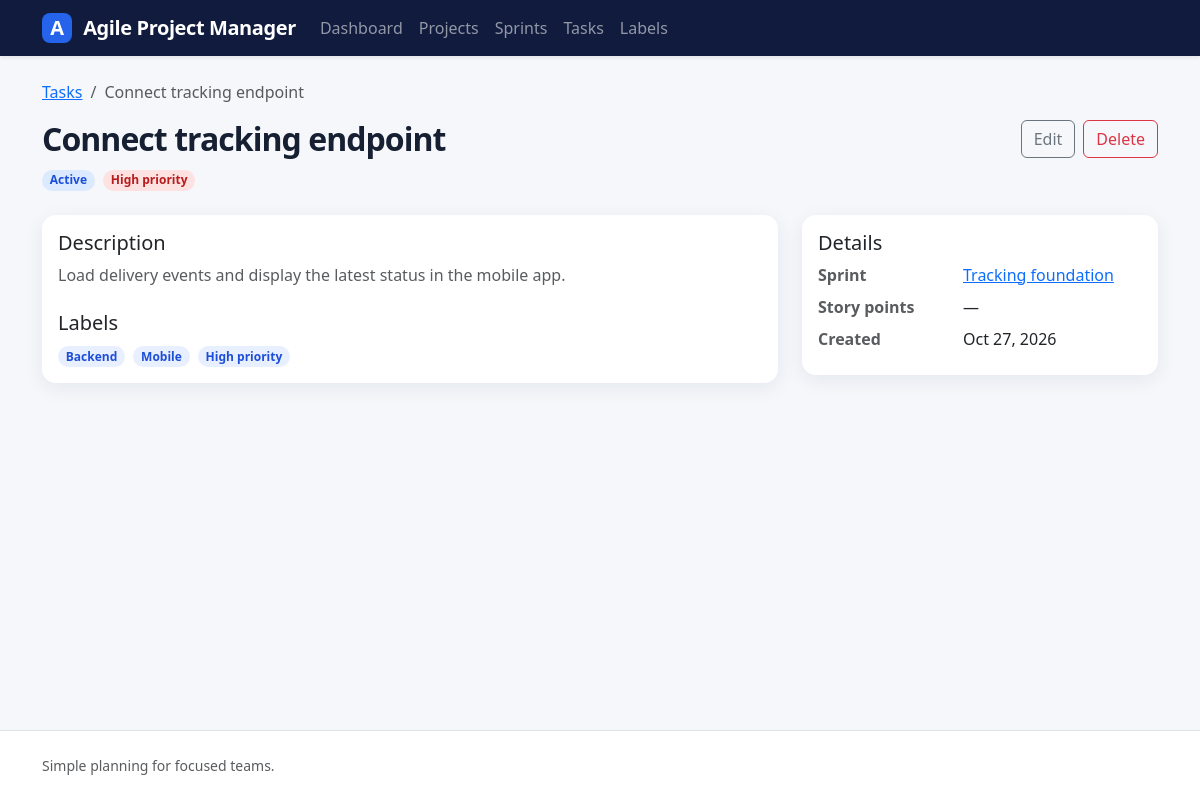
Page /tasks/7/ on the committed database.
### tasks/models.py (models this page shows, shortened)
class Task(models.Model):
    class PriorityChoices(models.TextChoices):
        LOW = 'LOW'
        MEDIUM = 'MEDIUM'
        HIGH = 'HIGH'
    sprint = models.ForeignKey(Sprint, on_delete=models.CASCADE)
    title = models.CharField(
        max_length=100,
        validators=[MinLengthValidator(3)],
    )
    description = models.TextField(max_length=500)
    priority = models.CharField(choices=PriorityChoices.choices, max_length=10)
    status = models.CharField(choices=Sprint.StatusChoices.choices, max_length=10)
    created_at = models.DateTimeField(auto_now_add=True)
    updated_at = models.DateTimeField(auto_now=True)
    labels = models.ManyToManyField(Label)

class Label(models.Model):
    name = models.CharField(
        max_length=100,
        validators=[MinLengthValidator(3)],
    )
    color = models.CharField(max_length=10)

### sprints/models.py (models this page shows, shortened)
class Sprint(models.Model):
    class StatusChoices(models.TextChoices):
        PLANNED = 'planned', 'Planned'
        ACTIVE = 'active', 'Active'
        COMPLETED = 'completed', 'Completed'
    project = models.ForeignKey(Project, on_delete=models.CASCADE)
    name = models.CharField(
        max_length=100,
        validators=[MinLengthValidator(4)],
    )
    goal = models.CharField(max_length=100)
    start_date = models.DateField()
    end_date = models.DateField()
    status = models.CharField(choices=StatusChoices.choices, max_length=10)

### tasks/views.py (the view)
# urls.py: path('', TaskDetailView.as_view(), name='detail'),
class TaskDetailView(DetailView):
    model = Task
    template_name = 'tasks/task_detail.html'
    context_object_name = 'task'

### templates/tasks/task_detail.html
{% extends "base.html" %}
{% block content %}
    <nav aria-label="breadcrumb" class="mb-3">
        <ol class="breadcrumb">
            <li class="breadcrumb-item">
                <a href="{% url 'tasks:list' %}">
                    Tasks
                </a>
            </li>
            <li class="breadcrumb-item active">
                {{ task.title }}
            </li>
        </ol>
    </nav>
    <div class="page-header">
        <div>
            <h1 class="h2 mb-2">
                {{ task.title }}
            </h1>
            <span class="badge rounded-pill badge-status-{{ task.status }}">
                {{ task.get_status_display|default:task.status|title }}
            </span>
            <span class="badge rounded-pill priority-{{ task.priority|lower }} ms-1">
                {{ task.get_priority_display|default:task.priority|title }}
                priority
            </span>
        </div>
        <div class="d-flex gap-2">
            <a class="btn btn-outline-secondary" href="{% url 'tasks:update' task.pk %}">
                Edit
            </a>
            <a class="btn btn-outline-danger" href="{% url 'tasks:delete' task.pk %}">
                Delete
            </a>
        </div>
    </div>
    <div class="row g-4">
        <div class="col-lg-8">
            <div class="card h-100">
                <div class="card-body">
                    <h2 class="h5">
                        Description
                    </h2>
                    <p class="text-muted">
                        {{ task.description|default:"No description has been added yet."|linebreaksbr }}
                    </p>
                    <h2 class="h5 mt-4">
                        Labels
                    </h2>
                    {% for label in task.labels.all %}
                        <span class="badge rounded-pill badge-soft me-1">
                            {{ label.name }}
                        </span>
                    {% empty %}
                        <span class="text-muted">
                            No labels assigned.
                        </span>
                    {% endfor %}
                </div>
            </div>
        </div>
        <div class="col-lg-4">
            <div class="card">
                <div class="card-body">
                    <h2 class="h5">
                        Details
                    </h2>
                    <dl class="row mb-0">
                        <dt class="col-5 text-muted">
                            Sprint
                        </dt>
                        <dd class="col-7">
                            <a href="{% url 'sprints:detail' task.sprint.pk %}">
                                {{ task.sprint.name }}
                            </a>
                        </dd>
                        <dt class="col-5 text-muted">
                            Story points
                        </dt>
                        <dd class="col-7">
                            {{ task.story_points|default:"—" }}
                        </dd>
                        <dt class="col-5 text-muted">
                            Created
                        </dt>
                        <dd class="col-7">
                            {{ task.created_at|date:"M j, Y" }}
                        </dd>
                    </dl>
                </div>
            </div>
        </div>
    </div>
{% endblock %}

### static/css/style.css (style rules this page uses)
:root { --navy: #101b3d; --navy-light: #1b2b58; --blue: #2563eb; --page-bg: #f5f7fb; --ink: #172033; }
body { background: var(--page-bg); color: var(--ink); min-height: 100vh; display: flex; flex-direction: column; }
.page-header { display: flex; align-items: flex-start; justify-content: space-between; gap: 1rem; margin-bottom: 1.5rem; }
.page-header h1 { font-weight: 700; letter-spacing: -.03em; }
.card, .stat-card { border: 0; border-radius: 14px; box-shadow: 0 5px 20px rgba(16, 27, 61, .07); }
.badge-soft { background: #e8efff; color: #1d4ed8; }
.badge-status-active, .badge-status-in_progress { background: #dbeafe; color: #1d4ed8; }
.priority-high { color: #b91c1c; background: #fee2e2; }

### rows in the picture
Task: title "Connect tracking endpoint", status "Active", priority "High", description "Load delivery events and display the latest status in the mobile app.", sprint.name "Tracking foundation", created_at "Oct 27, 2026"
Label: name "Backend"
Label: name "Mobile"
Label: name "High priority"

### other values in the picture
{{ task.story_points|default:"—" }} "—"
